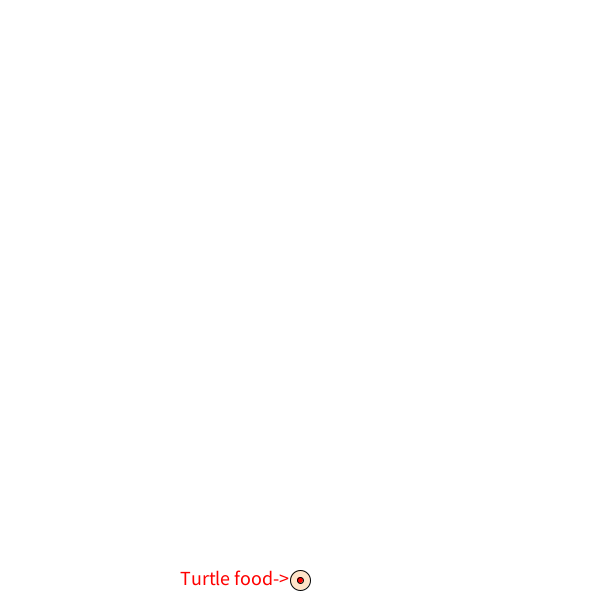
Frame 1 (no input)
Frame 60 (the mouse pressed at the canvas centre just before this capture): identical to frame 1, image omitted
Frame 120 (the mouse held since frame 60 and released just before this capture): identical to frame 1, image omitted

The Processing sketch that drew this single still picture (run headless with seeded random() and noise(); from frame 60 on, the mouse is pressed at the canvas centre):

// Processing sketch: smallPet
// ── smallPet.pde
ArrayList<PVector> balls = new ArrayList<PVector>();
int oX = 300;
int oY = 580;
int hold = -1,time=0;
int r = 10;
void setup() {
  size(600, 600);
  balls.add(new PVector(oX, oY)); 
}

void draw() {
  background(255);
  if (hold!=-1) {
    balls.get(hold).x = mouseX;
    balls.get(hold).y = mouseY;
  }
  for (PVector b : balls) {
    fill(255,228,200);
    ellipse(b.x, b.y, r * 2, r * 2);
  }
  fill(255, 0, 0);
  ellipse(oX, oY, 6, 6);
  fill(255,228,200);
  here();
}

void mousePressed() {
  PVector oBall = balls.get(time);
  float d = dist(mouseX, mouseY, oBall.x, oBall.y);
  if (d < r) {
    hold = 0;
    balls.add(0, new PVector(oX, oY));
    time++;
  }
}
void mouseReleased() {
  hold = -1;
  //if(ok%2==0)time++;
}

void here(){
  fill(255,0,0);
  textSize(20);
  text("Turtle food->",180,585);
}

void move(){

}
